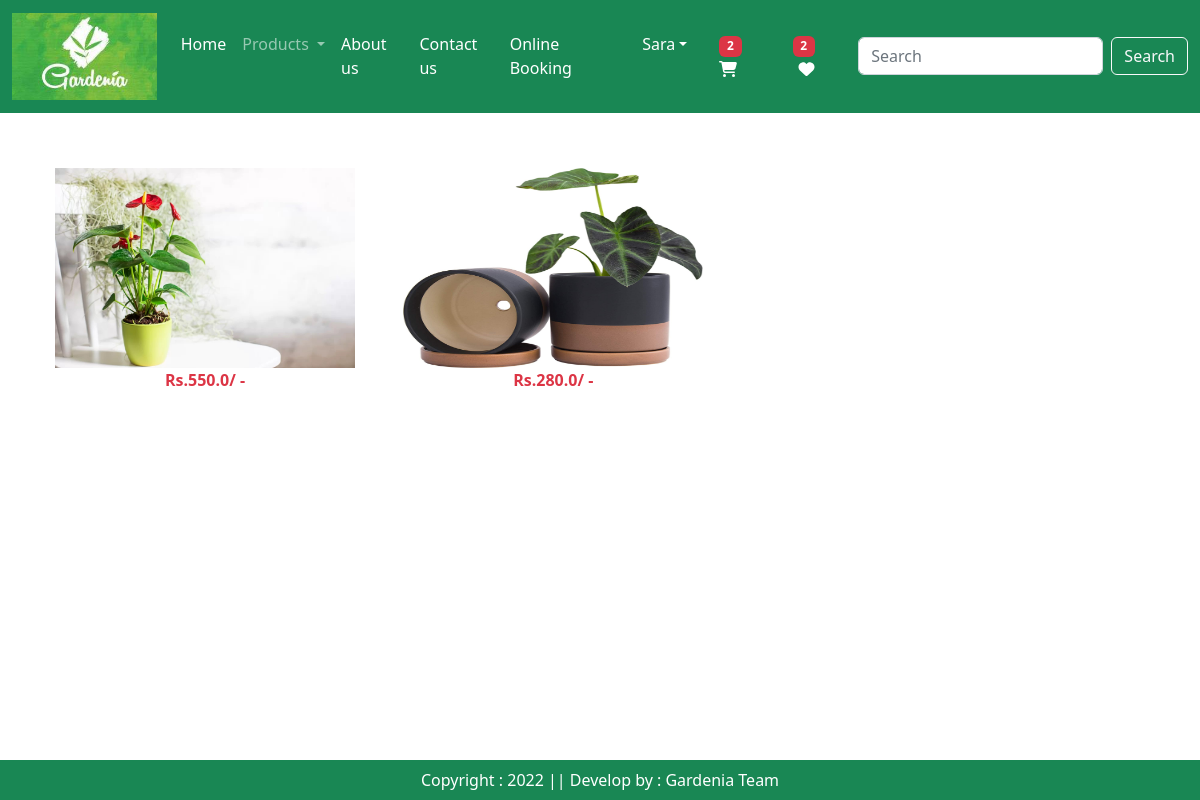
Screenshot of /wishlist/ (signed in) with the database file from the repository.
### app/models.py (models this page shows, shortened)
class Wishlist (models .Model) :
    user=models.ForeignKey (User, on_delete=models.CASCADE )
    product=models.ForeignKey(Product, on_delete=models.CASCADE)

class Product(models.Model):
    title = models.CharField(max_length=100)
    selling_price = models.FloatField()
    discounted_price = models.FloatField()
    description = models.TextField()
    category = models.CharField(choices=CATEGORY_CHOICES,max_length=5)
    product_image = models.ImageField(upload_to='product')

### app/views.py (the view)
# urls.py: path("wishlist/",views.show_wishlist,name='show_wishlist'),
def show_wishlist(request):
    user=request.user
    totalitem=0
    wishlist=0
    if request.user.is_authenticated:
        totalitem=len (Cart.objects.filter (user=request.user))
        wishitem= len(Wishlist.objects.filter(user=request.user))
        product=Wishlist.objects.filter(user=user)
    return render(request,"app/wishlist.html",locals())

### app/templates/app/wishlist.html (shortened to what this page needs)
{% extends 'app/base.html' %}
{% load static %}
{% block main-content %}
<div class="container my-5">
    <div class=" row">
        <div class="col-sm-11">
            <div class="row">
                {% for prod in product %}
                <div class=" col-sm-4 text-center mb-4 hover-shadow">
                    <a href="{% url 'product-detail' prod.id %}"  class="btn">
                        <div>
                            <image src="{{prod.product.product_image.url}}"  width=" 300px" height="200px" />
                            <div class="fw-bold text-danger">
                                Rs.{{prod.product.discounted_price}}/ -
                            </div>
                        </div>
                    </a>
                </div>
                {% endfor %}
            </div>
        </div>
    </div>
</div>
{% endblock main-content %}

### app/templates/app/base.html (shortened to what this page needs)
<!DOCTYPE html>
{% load static %}
<html>
<head>
    <link href="http://cdn.jsdelivr.net/npm/bootstrap@5.2.3/dist/css/bootstrap.min.css" rel="stylesheet"
 />
    <link rel="stylesheet" href="{% static '../static/app/css/owl.carousel.min.css' %}" />
    <link rel="stylesheet" href="{% static '../static/app/css/all.min.css' %}" />
    <link rel="stylesheet" href="{% static '../static/app/css/style.css' %}" />
</head>
<body>
    <nav class="navbar navbar-expand-lg navbar-dark bg-success ">
        <div class="container-fluid">
            <a class="navbar-brand" href="#">
                <img src="{% static 'app/images/product/logo.jpg' %}" width="70" height="50" />
            </a>
            <div class="collapse navbar-collapse" id="navbarSupportedContent">
                <ul class="navbar-nav me-auto mb-lg-0">
                    {% if request.user.is_authenticated %}
                    <li class="nav-item">
                        <a class="nav-link active" aria-current="page" href="/">Home</a>
                    </li>
                    <li class="nav-item dropdown">
                        <a class="nav-link dropdown-toggle" href="#" role="button" data-bs-toggle="dropdown"
                            aria-expanded="false">
                            Products
                        </a>
                    </li>
                    <li class="nav-item">
                        <a class="nav-link text-white" href="{% url 'about' %}">About us</a>
                    </li>
                    <li class="nav-item">
                        <a class="nav-link text-white" href="{% url 'contact' %}">Contact us</a>
                    </li>
                    <li class="nav-item">
                        <a class="nav-link text-white" href="{% url 'booking' %}">Online Booking</a>
                    </li>
                    <li class="nav-item dropdown mx-2">
                        <a class="nav-link dropdown-toggle text-white" href="#" id="profileDropdown" role="button"
                            data-bs-toggle="dropdown" aria-expanded="false">{{request.user}}</a>
                    </li>
                    <li class="nav-item mx-2">
                        <a href="{% url 'showcart' %}" class="nav-link text-white"><span class="badge bg-danger">{% if totalitem > 0 %} {{totalitem}} {% endif %}</span>
                            <i class="fas fa-shopping-cart" ></i>
                        </a>
                    </li>
                    <li class="nav-item mx-2">
                        <a href="{% url 'show_wishlist' %}" class="nav-link text-white"><span class="badge bg-danger">{% if wishitem > 0 %} {{wishitem}} {% endif %}</span>  <i class="fa fa-heart" height="27" width="27"></i></a>
                    </li>
                    {% endif %}
                </ul>
                <form class="d-flex" role="search" action="/search">
                    <input class="form-control me-2" type="search" placeholder="Search" name="search" aria-label="Search">
                    <button class="btn btn-outline-light" type="submit">Search</button>
                </form>
            </div>
        </div>
    </nav>
    {% block main-content %}{% endblock main-content %}
    <footer class="fixed-bottom bg-success text-center text-white p-2 mt-5">
        Copyright : 2022 || Develop by : Gardenia Team
    </footer>
</body>
</html>

### app/static/app/css/style.css (style rules this page uses)
body { overflow-x: hidden; }
.navbar-brand img { width: 100%; height: auto; max-width: 150px; }

### rows the page displays
Wishlist: product.product_image (picture), product.discounted_price "550.0"
Wishlist: product.product_image (picture), product.discounted_price "280.0"

### other values shown
{{ request.user }} "Sara"
{{ totalitem }} "2"
{{ wishitem }} "2"
